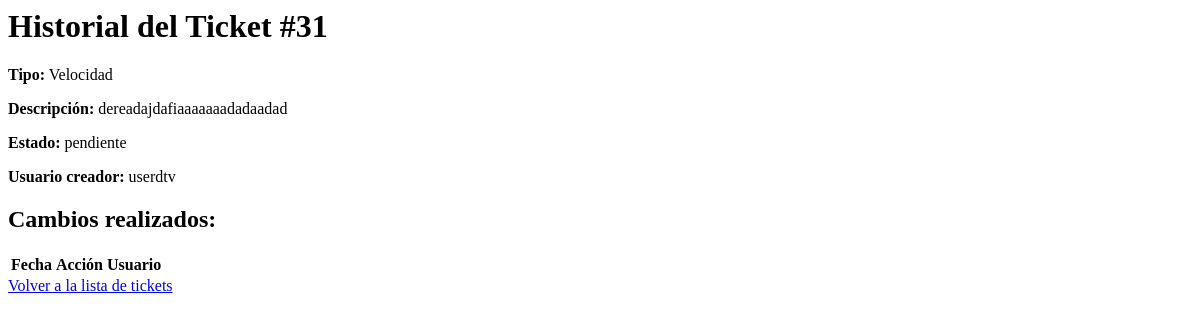
Before: /ticket-history/31 (signed in) with the older database file.
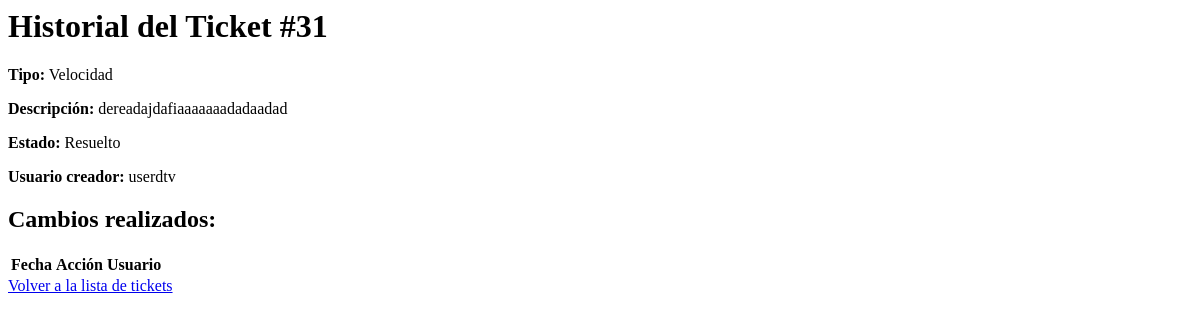
After: the same page with the newer database file.
### tables this page shows
CREATE TABLE tickets (
    id INTEGER PRIMARY KEY AUTOINCREMENT,
    tipo TEXT NOT NULL,
    descripcion TEXT NOT NULL,
    prioridad TEXT NOT NULL,
    estado TEXT DEFAULT 'pendiente',
    fecha_creacion DATETIME DEFAULT CURRENT_TIMESTAMP,
    usuario_creador TEXT NOT NULL,
    notas TEXT,
    archivo TEXT
, usuario_asignado TEXT);

### app.py (the view)
@app.route('/ticket-history/<int:id>')
@login_required
def ticket_history(id):
    conn = get_db_connection()
    ticket = conn.execute('SELECT * FROM tickets WHERE id = ?', (id,)).fetchone()
    historial = conn.execute(
        'SELECT * FROM historial WHERE ticket_id = ? ORDER BY fecha DESC',
        (id,)
    ).fetchall()
    conn.close()
    if not ticket:
        return "El ticket no existe", 404
    return render_template('ticket_history.html', ticket=ticket, historial=historial)

### app.py (called while the page is built)
def get_db_connection():
    conn = sqlite3.connect('database.db', timeout=10)  # Espera hasta 10 segundos si la base de datos está bloqueada
    conn.row_factory = sqlite3.Row
    return conn

@login_manager.user_loader
def load_user(user_id):
    conn = get_db_connection()
    user = conn.execute('SELECT * FROM users WHERE id = ?', (user_id,)).fetchone()
    conn.close()
    if user:
        return User(id=user['id'], username=user['username'], role=user['role'])
    return None

### templates/ticket_history.html (shortened to what this page needs)
<h1>Historial del Ticket #{{ ticket.id }}</h1>
<p><strong>Tipo:</strong> {{ ticket.tipo }}</p>
<p><strong>Descripción:</strong> {{ ticket.descripcion }}</p>
<p><strong>Estado:</strong> {{ ticket.estado }}</p>
<p><strong>Usuario creador:</strong> {{ ticket.usuario_creador }}</p>
<h2>Cambios realizados:</h2>
<table>
    <thead>
        <tr>
            <th>Fecha</th>
            <th>Acción</th>
            <th>Usuario</th>
        </tr>
    </thead>
</table>
<a href="/tickets">Volver a la lista de tickets</a>

Changed rows visible on the page:
changed tickets "Velocidad": estado "pendiente" → "Resuelto"
